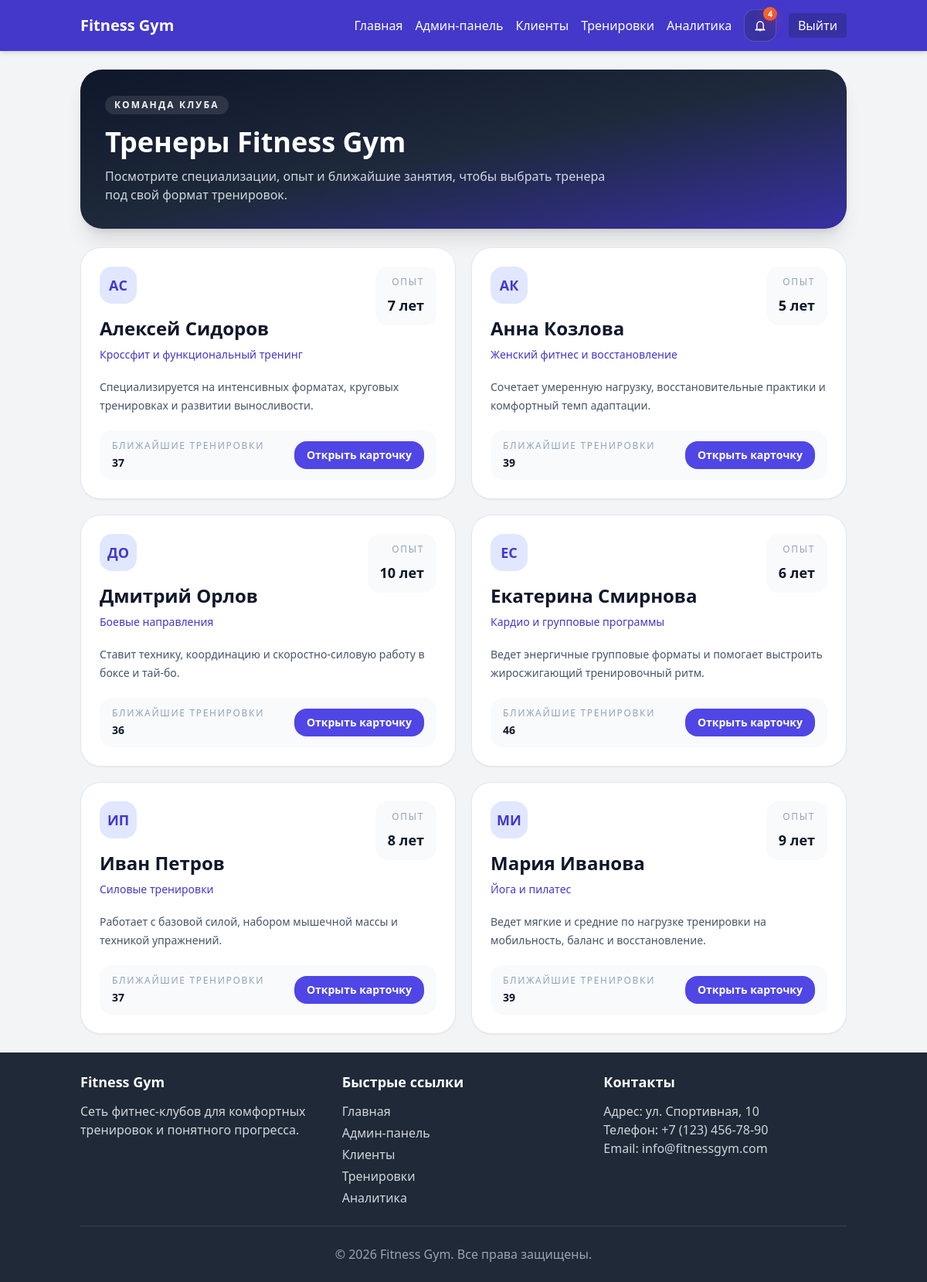
Page /user/trainers (signed in) on the committed database.
### models/models.py (models this page shows, shortened)
class Trainer(db.Model):
    __tablename__ = 'trainers'
    id = db.Column(db.Integer, primary_key=True)
    first_name = db.Column(db.String(50), nullable=False)
    last_name = db.Column(db.String(50), nullable=False)
    experience_years = db.Column(db.Integer, default=0)
    specialization = db.Column(db.String(100), nullable=False)
    profile = db.Column(db.Text)
    workouts = db.relationship('Workout', backref='trainer', lazy=True, cascade="all, delete-orphan")

### controllers/user.py (the view)
@user_bp.route('/trainers')
@login_required
def trainers():
    ensure_trainers_and_balance_workouts()
    trainers_list = Trainer.query.order_by(Trainer.first_name, Trainer.last_name).all()
    return render_template(
        'user/trainers.html',
        title='Тренеры клуба',
        trainers=trainers_list,
    )

### models/models.py (called while the page is built)
    @property
    def is_expired(self):
        return datetime.utcnow() > self.expiration_date

    @property
    def days_remaining(self):
        if self.is_expired:
            return 0
        delta = self.expiration_date - datetime.utcnow()
        return max(0, delta.days)

### services/trainer_balance_service.py (called while the page is built, shortened)
def ensure_trainers_and_balance_workouts():
    changed = ensure_trainers()
    recurring = ensure_recurring_workout_schedule()
    scheduled = ensure_upcoming_workouts_for_all_trainers()
    covered_types = ensure_upcoming_workouts_for_all_types()
    balanced = rebalance_workouts()
    if changed or recurring or scheduled or covered_types or balanced:
        db.session.commit()

def ensure_upcoming_workouts_for_all_trainers():
    trainers = Trainer.query.order_by(Trainer.id).all()
    workout_types = WorkoutType.query.order_by(WorkoutType.id).all()
    if not trainers or not workout_types:
        return False
    upcoming_workouts = (
        Workout.query.filter(Workout.start_time >= datetime.now())
        .order_by(Workout.start_time, Workout.id)
        .all()
    )
    changed = False
    for trainer in trainers:
        has_upcoming = any(workout.trainer_id == trainer.id for workout in upcoming_workouts)
        if has_upcoming:
            continue
    if changed:
        db.session.flush()
    return changed

def ensure_upcoming_workouts_for_all_types():
    trainers = Trainer.query.order_by(Trainer.id).all()
    workout_types = WorkoutType.query.order_by(WorkoutType.id).all()
    if not trainers or not workout_types:
        return False
    upcoming_workouts = (
        Workout.query.filter(Workout.start_time >= datetime.now())
        .order_by(Workout.start_time, Workout.id)
        .all()
    )
    changed = False
    for workout_type in workout_types:
        has_upcoming = any(workout.workout_type_id == workout_type.id for workout in upcoming_workouts)
        if has_upcoming:
            continue
    if changed:
        db.session.flush()
    return changed

def _has_overlap(schedule, start_time, end_time):
    for scheduled_start, scheduled_end in schedule:
        if scheduled_end > start_time and scheduled_start < end_time:
            return True
    return False

def _has_existing_workout(workouts, workout_type_id, start_time):
    return any(
        workout.workout_type_id == workout_type_id and workout.start_time == start_time
        for workout in workouts
    )

### templates/user/trainers.html (shortened to what this page needs)
{% extends 'base.html' %}
{% block content %}
    <div class="space-y-6">
        <section class="rounded-[28px] bg-gradient-to-br from-slate-900 via-slate-800 to-indigo-800 px-6 py-8 text-white shadow-xl md:px-8">
            <span class="inline-flex rounded-full bg-white/10 px-3 py-1 text-xs font-semibold uppercase tracking-[0.18em] text-slate-100">
                Команда клуба
            </span>
            <h1 class="mt-4 text-3xl font-semibold md:text-4xl">Тренеры Fitness Gym</h1>
            <p class="mt-3 max-w-2xl text-sm leading-6 text-slate-100/85 md:text-base">
                Посмотрите специализации, опыт и ближайшие занятия, чтобы выбрать тренера под свой формат тренировок.
            </p>
        </section>
        <section class="grid gap-5 lg:grid-cols-2 xl:grid-cols-3">
            {% for trainer in trainers %}
            {% set upcoming_count = trainer.workouts | selectattr('start_time', 'ge', now()) | list | length %}
            <article class="rounded-[26px] border border-slate-200 bg-white p-6 shadow-sm transition hover:-translate-y-1 hover:shadow-xl">
                <div class="flex items-start justify-between gap-4">
                    <div>
                        <div class="inline-flex h-12 w-12 items-center justify-center rounded-2xl bg-indigo-100 text-lg font-semibold text-indigo-700">
                            {{ trainer.first_name[0] }}{{ trainer.last_name[0] }}
                        </div>
                        <h2 class="mt-4 text-2xl font-semibold text-slate-900">{{ trainer.first_name }} {{ trainer.last_name }}</h2>
                        <p class="mt-2 text-sm font-medium text-indigo-700">{{ trainer.specialization }}</p>
                    </div>
                    <div class="rounded-2xl bg-slate-50 px-4 py-3 text-right">
                        <div class="text-xs uppercase tracking-[0.14em] text-slate-400">Опыт</div>
                        <div class="mt-2 text-lg font-semibold text-slate-900">{{ trainer.experience_years }} лет</div>
                    </div>
                </div>
                <p class="mt-5 text-sm leading-6 text-slate-600">
                    {{ trainer.profile or 'Тренер помогает подобрать комфортный ритм занятий и развивает сильные стороны клиента.' }}
                </p>
                <div class="mt-5 flex items-center justify-between rounded-2xl bg-slate-50 px-4 py-3">
                    <div>
                        <div class="text-xs uppercase tracking-[0.14em] text-slate-400">Ближайшие тренировки</div>
                        <div class="mt-1 text-sm font-semibold text-slate-900">{{ upcoming_count }}</div>
                    </div>
                    <a href="{{ url_for('user.trainer_detail', trainer_id=trainer.id) }}" class="inline-flex items-center justify-center rounded-2xl bg-indigo-600 px-4 py-2 text-sm font-semibold text-white transition hover:bg-indigo-700">
                        Открыть карточку
                    </a>
                </div>
            </article>
            {% endfor %}
        </section>
    </div>
{% endblock %}

### static/css/main.css (style rules this page uses)
:root { color-scheme: light; --app-safe-bottom: env(safe-area-inset-bottom, 0px); --app-safe-top: env(safe-area-inset-top, 0px); }
html { -webkit-text-size-adjust: 100%; scroll-behavior: smooth; }
.app-shell { -webkit-tap-highlight-color: transparent; }

### rows in the picture
Trainer: first_name "А", last_name "С", first_name "Алексей", last_name "Сидоров", specialization "Кроссфит и функциональный тренинг", experience_years "7", profile "Специализируется на интенсивных форматах, круговых тренировках и развитии выносливости.", upcoming_count "37"
Trainer: first_name "А", last_name "К", first_name "Анна", last_name "Козлова", specialization "Женский фитнес и восстановление", experience_years "5", profile "Сочетает умеренную нагрузку, восстановительные практики и комфортный темп адаптации.", upcoming_count "39"
Trainer: first_name "Д", last_name "О", first_name "Дмитрий", last_name "Орлов", specialization "Боевые направления", experience_years "10", profile "Ставит технику, координацию и скоростно-силовую работу в боксе и тай-бо.", upcoming_count "36"
Trainer: first_name "Е", last_name "С", first_name "Екатерина", last_name "Смирнова", specialization "Кардио и групповые программы", experience_years "6", profile "Ведет энергичные групповые форматы и помогает выстроить жиросжигающий тренировочный ритм.", upcoming_count "46"
Trainer: first_name "И", last_name "П", first_name "Иван", last_name "Петров", specialization "Силовые тренировки", experience_years "8", profile "Работает с базовой силой, набором мышечной массы и техникой упражнений.", upcoming_count "37"
Trainer: first_name "М", last_name "И", first_name "Мария", last_name "Иванова", specialization "Йога и пилатес", experience_years "9", profile "Ведет мягкие и средние по нагрузке тренировки на мобильность, баланс и восстановление.", upcoming_count "39"

### other values in the picture
{{ header_unread_notifications }} "4"
